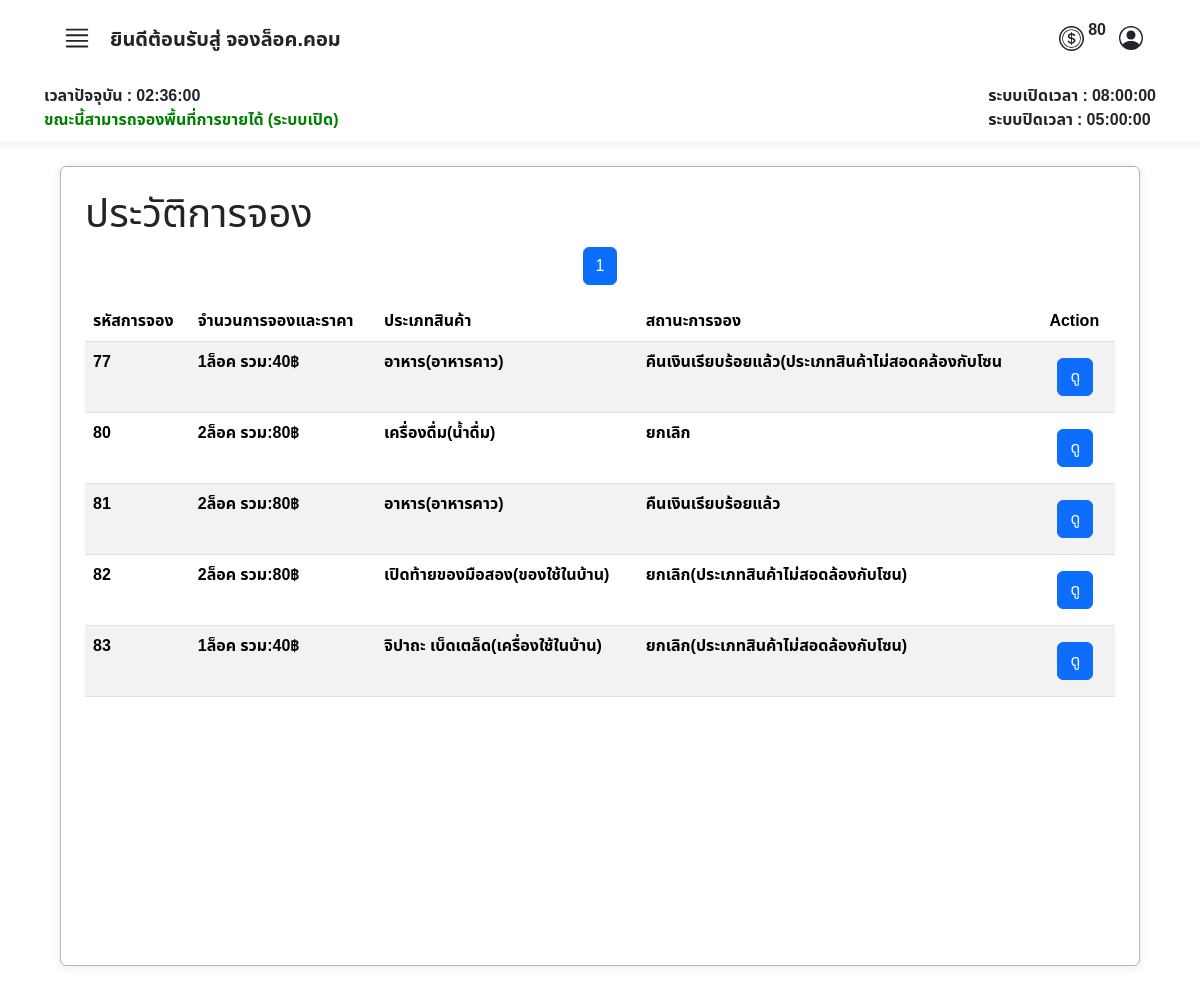
The app's page /user/booking_history.php (signed in), older data.
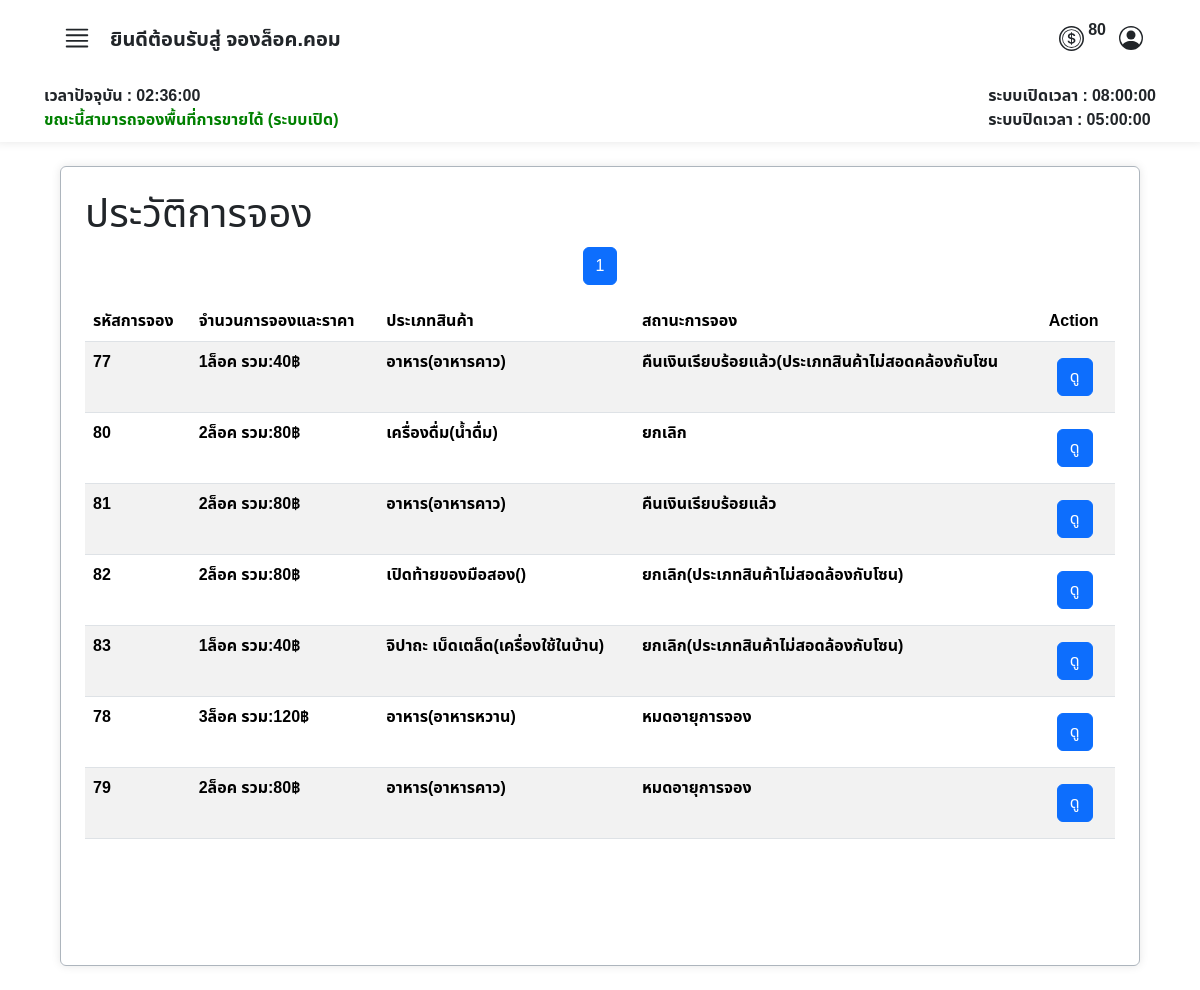
The same page, newer data.
### tables this page shows
CREATE TABLE `tbl_user` (
  `user_id` int(6) UNSIGNED ZEROFILL NOT NULL COMMENT 'รหัสลูกค้า',
  `prefix` enum('นาย','นาง','นางสาว') NOT NULL COMMENT 'คำนำหน้าชื่อ',
  `firstname` varchar(255) NOT NULL COMMENT 'ชื่อ',
  `lastname` varchar(255) NOT NULL COMMENT 'นามสกุล',
  `tel` varchar(11) NOT NULL COMMENT 'เบอร์โทรศัพท์',
  `email` varchar(255) NOT NULL COMMENT 'อีเมลล์',
  `username` varchar(255) NOT NULL COMMENT 'ชื่อผู้ใช้',
  `password` varchar(255) NOT NULL COMMENT 'รหัสผ่าน',
  `userrole` int(3) NOT NULL COMMENT '1=ลูกค้า,2=แอดมิน',
  `shop_name` varchar(50) NOT NULL COMMENT 'ชื่อร้านค้า',
  `token` int(11) NOT NULL,
  `last_login` datetime DEFAULT NULL
);

CREATE TABLE `operating_hours` (
  `id` int(11) NOT NULL,
  `opening_time` time NOT NULL,
  `closing_time` time NOT NULL
);

CREATE TABLE `booked` (
  `id_booked` int(10) UNSIGNED ZEROFILL NOT NULL COMMENT 'รหัสการจองแบบเรียบร้อยแล้ว',
  `booking_id` int(10) UNSIGNED DEFAULT NULL COMMENT 'รหัสการจอง',
  `member_id` int(6) UNSIGNED DEFAULT NULL COMMENT 'รหัสลูกค้า',
  `booking_amount` varchar(45) NOT NULL,
  `total_price` varchar(45) NOT NULL,
  `product_type` int(11) NOT NULL,
  `sub_product_type` int(11) NOT NULL,
  `booking_status` int(3) UNSIGNED NOT NULL COMMENT 'สถานะการจอง',
  `booking_type` varchar(20) NOT NULL,
  `zone_id` int(3) UNSIGNED NOT NULL COMMENT 'รหัสประเภทโซน',
  `slip_img` varchar(45) DEFAULT NULL COMMENT 'log',
  `booking_date` timestamp NOT NULL DEFAULT current_timestamp() ON UPDATE current_timestamp() COMMENT 'วันเวลาที่จอง',
  `booked_lock_number` varchar(10) DEFAULT NULL COMMENT 'เลขล็อคที่จะได้',
  `expiration_date` datetime DEFAULT NULL
);

CREATE TABLE `category` (
  `id_category` int(11) NOT NULL,
  `cat_name` varchar(45) NOT NULL
);

CREATE TABLE `sub_category` (
  `idsub_category` int(11) NOT NULL,
  `id_category` int(11) DEFAULT NULL,
  `sub_cat_name` varchar(45) NOT NULL
);

CREATE TABLE `booking_status` (
  `id` int(3) UNSIGNED NOT NULL COMMENT 'รหัสสถานะการจอง',
  `status` varchar(50) NOT NULL COMMENT 'สถานะ'
);

### user/booking_history.php (the view, shortened to what this page needs)
<?php
require("../condb.php");
$results_per_page = 10;
$page = isset($_GET['page']) ? (int)$_GET['page'] : 1;
$start_from = ($page - 1) * $results_per_page;
?>
<!DOCTYPE html>
<html lang="th">
<head>
    <link href="https://cdn.jsdelivr.net/npm/bootstrap@5.3.3/dist/css/bootstrap.min.css" rel="stylesheet">
    <link rel="stylesheet" href="../asset/css/font.css">
</head>
<body>
    <?php
    include('./user_nav.php');
    ?>
    <div class="container my-4 p-2 border border-dark-subtle rounded  overflow-auto  bgcolor" style="width: 90%; height: 50rem;">
        <div class="tab-content" id="myTabContent">
            <div class="tab-pane fade show active mt-2 mx-2 p-2" id="category">
                <div>
                    <h1>ประวัติการจอง</h1>
                </div>
                <div class="mt-2 overflow-auto">
                    <?php
                    $sql_total = "SELECT COUNT(*) FROM market_booking.booked WHERE member_id = $user_id";
                    $result_total = $conn->query($sql_total);
                    $row_total = $result_total->fetch_row();
                    $total_records = $row_total[0];
                    $total_pages = ceil($total_records / $results_per_page);
                    $current_page = isset($_GET['page']) ? $_GET['page'] : 1;
                    $adjacents = 1;
                    echo "<nav>";
                    echo "<ul class='pagination justify-content-center'>";
                    if ($total_pages <= (1 + ($adjacents * 2))) {
                        for ($i = 1; $i <= $total_pages; $i++) {
                            if ($i == $current_page) {
                                echo "<li class='page-item active'><a class='page-link' href='#'>" . $i . "</a></li>";
                            } else {
                                echo "<li class='page-item'><a class='page-link' href='?page=" . $i . "'>" . $i . "</a></li>";
                            }
                        }
                    }
                    echo "</ul>";
                    echo "</nav>";
                    $sql = "SELECT
                                B.booking_id,
                                CONCAT(U.prefix, ' ', U.firstname, ' ', U.lastname) AS fullname,
                                B.booking_amount,
                                B.total_price,
                                C.cat_name,
                                SC.sub_cat_name,
                                BS.status,
                                B.booking_type,
                                B.slip_img,
                                B.booked_lock_number,
                                B.booking_date
                            FROM market_booking.booked AS B
                            LEFT JOIN booking_status AS BS ON B.booking_status = BS.id
                            LEFT JOIN tbl_user AS U ON B.member_id = U.user_id
                            LEFT JOIN category AS C ON B.product_type = C.id_category
                            LEFT JOIN sub_category AS SC ON B.sub_product_type = SC.idsub_category
                            WHERE member_id = $user_id
                            ";
                    $sql .= " LIMIT $start_from, $results_per_page";
                    $result = $conn->query($sql);
                    if ($result === false) {
                        echo "ข้อผิดพลาด SQL: " . $conn->error;
                    } elseif ($result->num_rows > 0) {
                        echo "<table class='table table-striped'>";
                        echo "<thead>
                            <tr>
                                <th>รหัสการจอง</th>
                                <th>จำนวนการจองและราคา</th>
                                <th>ประเภทสินค้า</th>
                                <th>สถานะการจอง</th>
                                <th>Action</th>
                            </tr>
                        </thead>";
                        echo "<tbody>";
                        while ($row = $result->fetch_assoc()) {
                            echo "<tr>";
                            echo "<td><strong>" . $row["booking_id"] . "</strong></td>";
                            echo "<td><strong>" . $row["booking_amount"] . "ล็อค รวม:" . $row["total_price"] . "฿</strong></td>";
                            echo "<td><strong>" . $row["cat_name"] . "(" . $row["sub_cat_name"] . ")</strong></td>";
                            echo "<td><strong>" . $row["status"] . "</strong></td>";
                            echo "<td>
                                    <button
                                        class='btn btn-primary m-2' type='button'
                                        data-bs-toggle='modal'
                                        data-bs-target='#viewBookingModal'
                                        data-id='" . $row["booking_id"] . "'>
                                        ดู
                                    </button>
                                </td>";
                            echo "</tr>";
                        }
                        echo "</tbody></table>";
                    } else {
                        echo "ไม่พบข้อมูล";
                    }
                    ?>
                </div>
            </div>
        </div>
    </div>
</body>
</html>

### user/user_nav.php (shortened to what this page needs)
<nav class="row g-2 bgcolor">
    <div class="col-12 d-flex justify-content-between px-5 py-3">
        <div class="col-4">
            <div class="d-flex align-items-end ">
                <button class="btn" type="button" data-bs-toggle="offcanvas" data-bs-target="#offcanvasWithBothOptions" aria-controls="offcanvasWithBothOptions">
                </button>
                <h5>
                    <strong>ยินดีต้อนรับสู่ จองล็อค.คอม</strong>
                </h5>
            </div>
        </div>
        <div class="d-flex align-items-center ">
            <div class="row  ">
                <div class="col d-flex align-items-center justify-content-center">
                    <p class="ms-1">
                        <strong>
                            <?php
                            $user_id = $_SESSION["user_id"];
                            $stmt = $conn->prepare("SELECT user_id, username, shop_name, tel, email, token,
                                  firstname, lastname, userrole,
                                  CONCAT(prefix, firstname, ' ', lastname) AS fullname
                        FROM market_booking.tbl_user
                        WHERE user_id = ?");
                            $stmt->bind_param("i", $user_id);
                            $stmt->execute();
                            $stmt->bind_result($SQLuser_id, $SQLusername, $SQLshop_name, $SQLtel, $SQLemail, $SQLtoken, $SQLfirstname, $SQLlastname, $SQLuserrole, $SQLfullname);
                            echo htmlspecialchars($SQLtoken);
                            ?>
                        </strong>
                    </p>
                </div>
            </div>
            <button class="btn " type="button" data-bs-toggle="modal" data-bs-target="#ProfileModal">
            </button>
        </div>
    </div>
    <?php
    require("../condb.php");
    $sql_time = "SELECT opening_time, closing_time FROM operating_hours LIMIT 1";
    $result = $conn->query($sql_time);
    $row_time = $result->fetch_assoc();
    $openingTime = $row_time['opening_time'];
    $closingTime = $row_time['closing_time'];
    ?>
    <div class="col-12 d-flex justify-content-between px-5">
        <strong>
            <div id="time"></div>
            <div id="status"></div>
        </strong>
        <strong>
            <div id="opening_time">ระบบเปิดเวลา : <?php echo $openingTime; ?></div>
            <div id="closing_time">ระบบปิดเวลา : <?php echo $closingTime; ?></div>
        </strong>
    </div>
</nav>

### user/booking_history.php (style rules this page uses)
body { background-image: url(../asset/img/img.market2.jpg); width: 100%; height: 100%; background-repeat: repeat; background-size: cover; }

### user/user_nav.php (style rules this page uses)
.bgcolor { background-color: rgba(255, 255, 255, 0.9); padding-bottom: 10px; box-shadow: 0 0 10px rgba(0, 0, 0, 0.1); }

Row changes from the older to the newer data that the page shows:
shown differently, row unchanged: booked "เปิดท้ายของมือสอง": sub_category.sub_cat_name "ของใช้ในบ้าน" → (not shown)
added booked: booking "78", booking_amount "3", total_price "120", product_type.cat_name "อาหาร", sub_category.sub_cat_name "อาหารหวาน", booking_status.status "หมดอายุการจอง"
added booked: booking "79", booking_amount "2", total_price "80", product_type.cat_name "อาหาร", sub_category.sub_cat_name "อาหารคาว", booking_status.status "หมดอายุการจอง"
